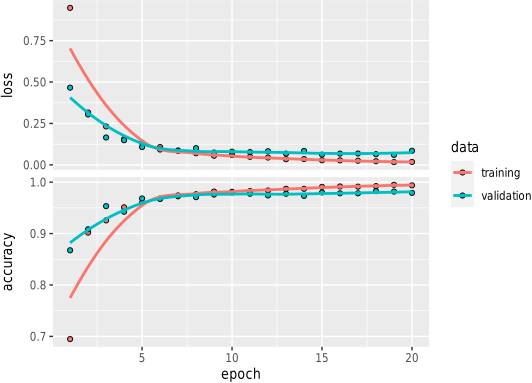

The script that saved this image:
pdf(file = "11-r-mnist-lenet.pdf", width = 5.83, height = 4.13)

library(keras)
c(c(x_train, y_train), c(x_test, y_test)) %<-% dataset_mnist()

my_index <- sample(1:60000, 6000)
x_train <- x_train[my_index, , ]
y_train <- y_train[my_index]

x_train <- x_train / 255
x_test  <- x_test  / 255

x_train2d <- x_train %>% array_reshape(c(-1, 28, 28, 1))
x_test2d  <- x_test  %>% array_reshape(c(-1, 28, 28, 1))

my_model <- keras_model_sequential() %>%
  layer_conv_2d(filters = 20, kernel_size = 5, activation = "relu",
                input_shape = c(28, 28, 1)) %>%
  layer_max_pooling_2d(pool_size = 2, strides = 2) %>%
  layer_conv_2d(filters = 50, kernel_size = 5, activation = "relu") %>%
  layer_max_pooling_2d(pool_size = 2, strides = 2) %>%
  layer_dropout(rate = 0.25) %>%
  layer_flatten() %>%
  layer_dense(units = 500, activation = "relu") %>%
  layer_dropout(rate = 0.5) %>%
  layer_dense(units = 10, activation = "softmax")

my_model %>% compile(
  loss = "sparse_categorical_crossentropy",
  optimizer = "rmsprop",
  metrics = c("accuracy"))

my_cb <- callback_early_stopping(patience = 5,
                                 restore_best_weights = TRUE)

my_history <- my_model %>%
  fit(x = x_train2d,
      y = y_train,
      validation_split = 0.2,
      batch_size = 128,
      epochs = 20,
      callbacks = list(my_cb),
      verbose = 0)

plot(my_history)

my_model %>% evaluate(x = x_test2d, y = y_test)
